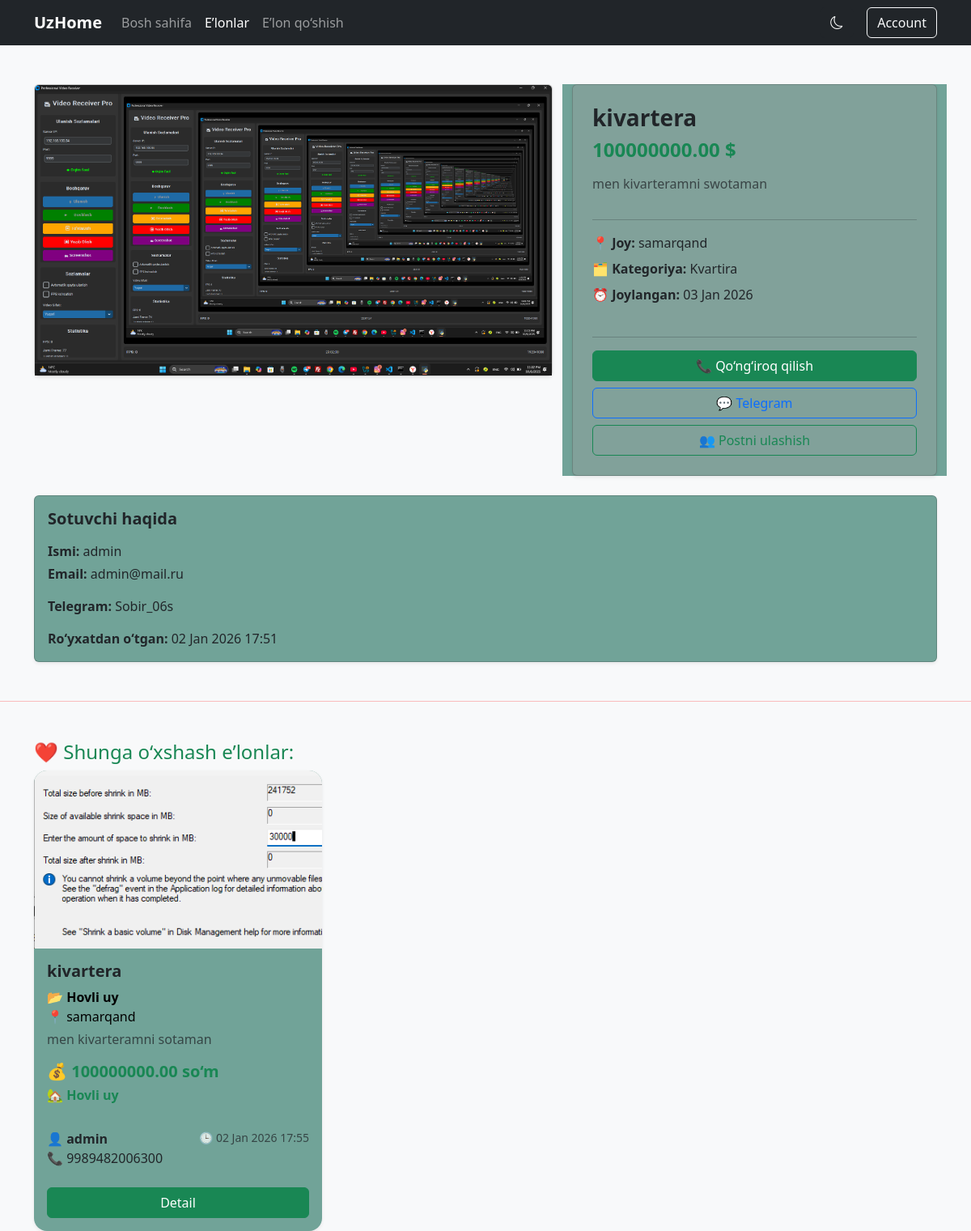
Page /show/detail_page/kivartera-samarqand-2026-01-03-1139242860190000/ on the committed database.
### add_page/models.py (models this page shows, shortened)
class Annoncements(models.Model):
    HOME_CATEGORY_CHOICES = (
        ('apartment', 'Kvartira'),
        ('house', 'Hovli uy'),
        ('new_building', 'Yangi qurilgan uy'),
        ('commercial', 'Tijorat bino'),
        ('land', 'Yer uchastkasi'),
        ('rent_apartment', 'Ijara kvartira'),
        ('rent_house', 'Ijara hovli uy'),
    )
    STATUS_CHOISES = (
        ('draft', 'Draft'),
        ('published', 'Published'),
    )
    user = models.ForeignKey(User, on_delete=models.CASCADE)
    name = models.CharField(max_length=100)
    slug = models.SlugField(max_length=100, unique=True, blank=True)
    price = models.DecimalField(max_digits=100, decimal_places=2)
    location = models.CharField(max_length=100, null=True, blank=True)
    description = models.TextField()
    image = models.ImageField(upload_to='posts/post/', null=True, blank=True)
    seller_contact = models.CharField(max_length=100, null=True, blank=True)
    telegram = models.CharField(max_length=100, null=True , blank=True)
    publish = models.DateTimeField(default=timezone.now)
    created_at = models.DateTimeField(auto_now_add=True)
    updated_at = models.DateTimeField(auto_now=True)
    category = models.CharField(max_length=150, choices=HOME_CATEGORY_CHOICES, default='house', null=True, blank=True)
    status = models.CharField(max_length=50, choices=STATUS_CHOISES, default='published', null=True, blank=True)
    class Meta:
        ordering = ['-created_at']
    def __str__(self):
        return self.name
    objects = models.Manager()
    published = PublishedManager()  # Custom manager for published announcements

### show_page/views.py (the view)
# urls.py: path('detail_page/<slug:slug>/', PostsDetail.as_view(), name="detail_page")
class PostsDetail(View):
    def get(self, request, slug):
        post = get_object_or_404(Annoncements, slug=slug)
        related_posts = Annoncements.objects.filter(
            location=post.location,
            status='published'
        ).exclude(id=post.id)[:3]
        related_posts_list = list(related_posts)
        print('uxshash:', related_posts)
        print("related posts:", related_posts_list)
        context = {
            'post': post,
            'related_posts': related_posts
        }
        return render(request, 'show/detail.html', context)

### template/show/detail.html (shortened to what this page needs)
<!DOCTYPE html>
<html lang="uz">
    {% load static %}
<head>
    <link href="https://cdn.jsdelivr.net/npm/bootstrap@5.3.2/dist/css/bootstrap.min.css" rel="stylesheet">
    <link rel="stylesheet" href="https://cdn.jsdelivr.net/npm/bootstrap-icons@1.10.0/font/bootstrap-icons.css">
</head>
<body class="bg-light">
<nav class="navbar navbar-expand-lg navbar-dark bg-dark">
    <div class="container">
        <b class="navbar-brand fw-bold">UzHome</b>
        <div class="collapse navbar-collapse" id="menu">
            <ul class="navbar-nav me-auto">
                <li class="nav-item">
                    <a class="nav-link" href="{% url 'home_page' %}">Bosh sahifa</a>
                </li>
                <li class="nav-item">
                    <a class="nav-link active" href="{% url 'show_page' %}">E’lonlar</a>
                </li>
                <li class="nav-item">
                    <a class="nav-link" href="{% url 'add_announcement' %}">E’lon qo‘shish</a>
                </li>
            </ul>
            <button id="darkModeToggle" class="btn btn-dark me-3">
                <i class="bi bi-moon"></i>
            </button>
            <div class="d-flex">
                <a href="{% url 'account' %}" class="btn btn-outline-light">Account</a>
            </div>
        </div>
    </div>
</nav>
<div class="container my-5">
    <div class="row g-4">
        <div class="col-lg-7">
            {% if post %}
            <div class="card shadow-sm">
                <img src="{{ post.image.url }}" class="card-img-top" alt="Post image">
            </div>
        </div>
        <div class="col-lg-5" style="background-color: #71A398;">
            <div class="card shadow-sm p-4" style="background-color: #81a19aff;">
                <h3 class="fw-bold mb-2">{{ post.name }}</h3>
                <h4 class="text-success fw-bold mb-3">
                    {{ post.price }} $
                </h4>
                <p class="text-muted">
                    {{ post.description }}
                </p>
                <hr>
                <ul class="list-unstyled">
                    <li class="mb-2">
                        📍 <strong>Joy:</strong> {{ post.location }}
                    </li>
                    <li class="mb-2">
                        🗂 <strong>Kategoriya:</strong> {{ post.get_category_display }}
                    </li>
                    <li class="mb-2">
                        ⏰ <strong>Joylangan:</strong> {{ post.created_at|date:"d M Y" }}
                    </li>
                </ul>
                <hr>
                <div class="d-grid gap-2">
                    <a href="tel:{{ post.seller_contact }}" class="btn btn-success">
                        📞 Qo‘ng‘iroq qilish
                    </a>
                    <a href="https://t.me/{{ post.telegram }}" class="btn btn-outline-primary">
                        💬 Telegram
                    </a>
                        <a href="{% url 'send_email' post.id %}" class="btn btn-outline-success">
                        👥 Postni ulashish
                    </a>
                </div>
            </div>
            {% endif %}
        </div>
    </div>
    <div class="card shadow-sm mt-4" style="background-color: #71A398;">
        <div class="card-body">
            <h5 class="fw-bold mb-3">Sotuvchi haqida</h5>
            <p class="mb-1"><strong>Ismi:</strong> {{ post.user.username }}</p>
            <p><strong>Email:</strong> {{ post.user.email }} </p>
            <p><strong>Telegram:</strong> {{ post.telegram }} </p>
            <p class="mb-0"><strong>Ro‘yxatdan o‘tgan:</strong> {{ post.user.date_joined|date:"d M Y H:i" }}</p>
        </div>
    </div>
</div>
<hr style="color: red; bordir: 3px solid;">
<div class="container">
    <h4 class="mt-5 text-success">❤️ Shunga o‘xshash e’lonlar:</h4>
    <div class="row g-4">
            {% for post in related_posts %}
            <div class="col-lg-4 col-md-6">
                <div class="card h-100 shadow-sm border-0 rounded-4 overflow-hidden" style="background-color: #71A398;">
                    <div style="height:220px; overflow:hidden;">
                        <img src="{{ post.image.url }}" class="w-100 h-100 object-fit-cover" alt="E’lon rasmi">
                    </div>
                    <div class="card-body">
                        <h5 class="fw-bold">{{ post.name }}</h5>
                        <p class="text-black mb-1">
                            📂 <b>{{ post.get_category_display }}</b><br>
                            📍 {{ post.location }}
                        </p>
                        <p class="text-muted">{{ post.description|truncatewords:10 }}</p>
                        <h5 class="text-success fw-bold">💰 {{ post.price }} so‘m</h5>
                        <h6 class="text-success fw-bold">🏡 {{ post.get_category_display }}</h6>
                    </div>
                    <div class="card-footer border-0" style="background-color: #71A398;">
                        <div class="d-flex justify-content-between">
                            <div>
                                👤 <b>{{ post.user }}</b><br>
                                📞 {{ post.seller_contact }}
                            </div>
                            <small class="text-muted">🕒 {{ post.created_at|date:"d M Y H:i" }}</small>
                        </div>
                    </div>
                    <div class="p-3">
                        <a href="{% url 'detail_page' post.slug %}" class="btn btn-success w-100">Detail</a>
                    </div>
                </div>
            </div>
            {% empty %}
            <p class="text-center text-danger">Hech qanday e’lon topilmadi ❌</p>
            {% endfor %}
        </div>
    </div>
</body>
</html>

### rows in the picture
Annoncements: image (picture), name "kivartera", price "100000000.00", description "men kivarteramni swotaman", location "samarqand", category "Kvartira", created_at "03 Jan 2026", user.username "admin", user.email "admin@mail.ru", telegram "Sobir_06s", user.date_joined "02 Jan 2026 17:51"
Annoncements: image (picture), name "kivartera", category "Hovli uy", location "samarqand", description "men kivarteramni sotaman", price "100000000.00", user "admin", seller_contact "9989482006300", created_at "02 Jan 2026 17:55"
